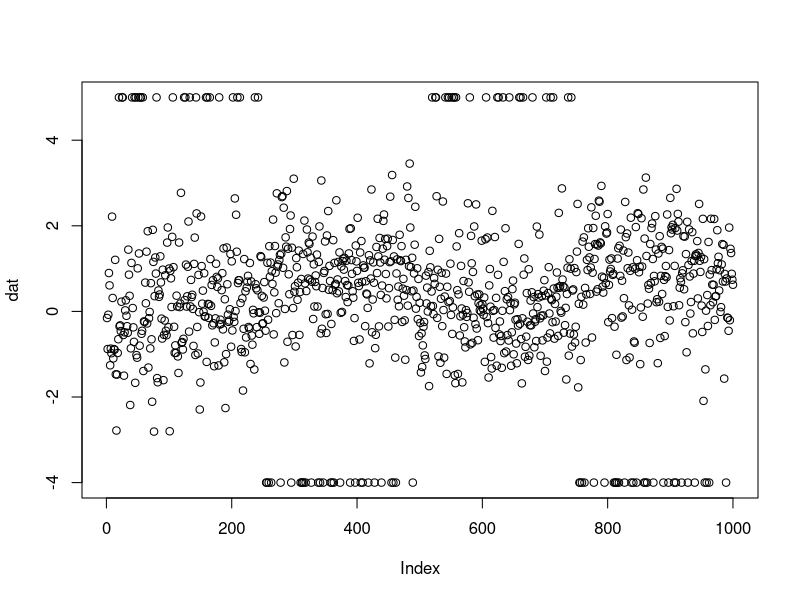

Reproduce this figure in R. (Note: this script raises an error after producing the figure.)

################################ example - hide

obs_num = 1000
D = 2

noise = 0.1
mu0 = 0
mu1 = 1
sd =1


idmixture = rbinom(obs_num/D,1,1-noise)
dat = NULL

for (j in 1:D){
  for (i in 1:(obs_num/(2*D))){
    if (idmixture[i] == 1){
      dat = c(dat,rnorm(1,mu0,sd))
    }
    else{
      dat = c(dat,rnorm(1,mu1/(2*noise),0))
    }
  }
  
  for (i in (obs_num/(2*D)+1):(obs_num/D)){
    if (idmixture[i] == 1){
      dat = c(dat,rnorm(1,mu1,sd))
    }
    else{
      dat = c(dat,rnorm(1,mu1/(2*noise)-(1-noise)*mu1/noise,0))
    }
  }
}

plot(dat)
ARC(dat,h = 120,epsilon = 0.1)
aARC(dat,dat[1:200],h = 120)
BD_U(dat,100)
intervals = WBS.intervals(M = 300, lower = 1, upper = length(dat))
temp = WBS.uni.rob(dat, 1, length(dat), intervals$Alpha, intervals$Beta, delta = 5)
thresholdBS(temp, 15)
########################################### example - fake

idmixture = rbinom(obs_num/D,1,1-noise)
dat = NULL
for (j in 1:D){
  for (i in 1:(obs_num/(2*D))){
    if (idmixture[i] == 1){
      dat = c(dat,rnorm(1,mu0,sd))
    }
    else{
      dat = c(dat,rnorm(1,-3,0))
    }
  }
  
  for (i in (obs_num/(2*D)+1):(obs_num/D)){
    if (idmixture[i] == 1){
      dat = c(dat,rnorm(1,mu0,sd))
    }
    else{
      dat = c(dat,rnorm(1,3,0))
    }
  }
}
plot(dat)

ARC(dat,h = 120,epsilon = 0.1)
aARC(dat,dat[1:200],h = 120)
BD_U(dat,100)
intervals = WBS.intervals(M = 300, lower = 1, upper = length(dat))
temp = WBS.uni.rob(dat, 1, length(dat), intervals$Alpha, intervals$Beta, delta = 5)
thresholdBS(temp, 15)
